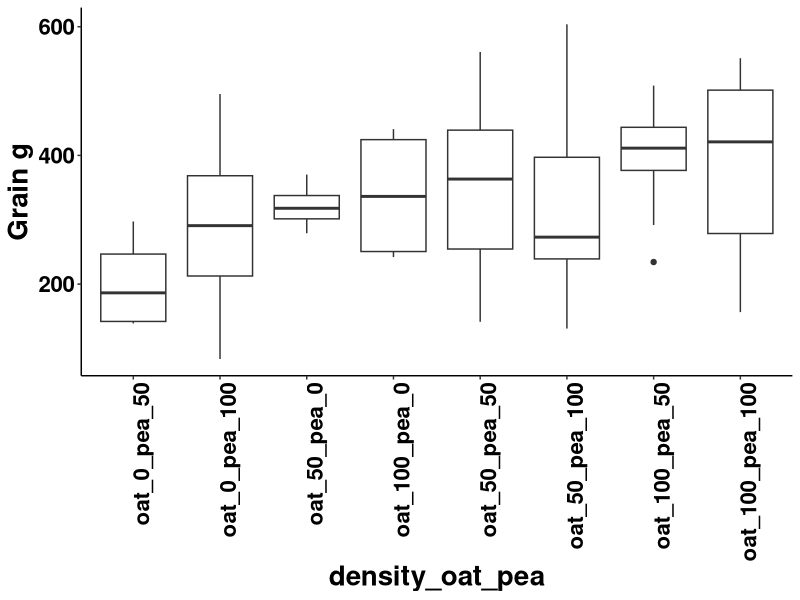
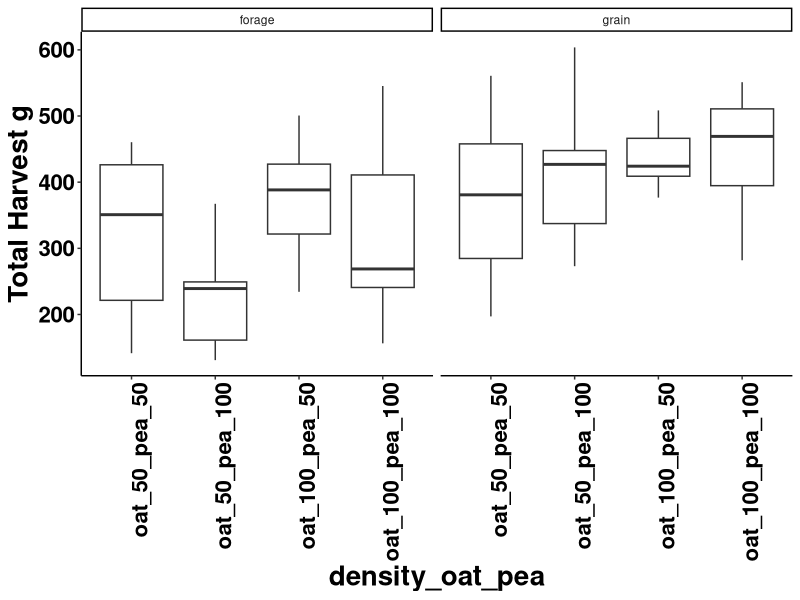
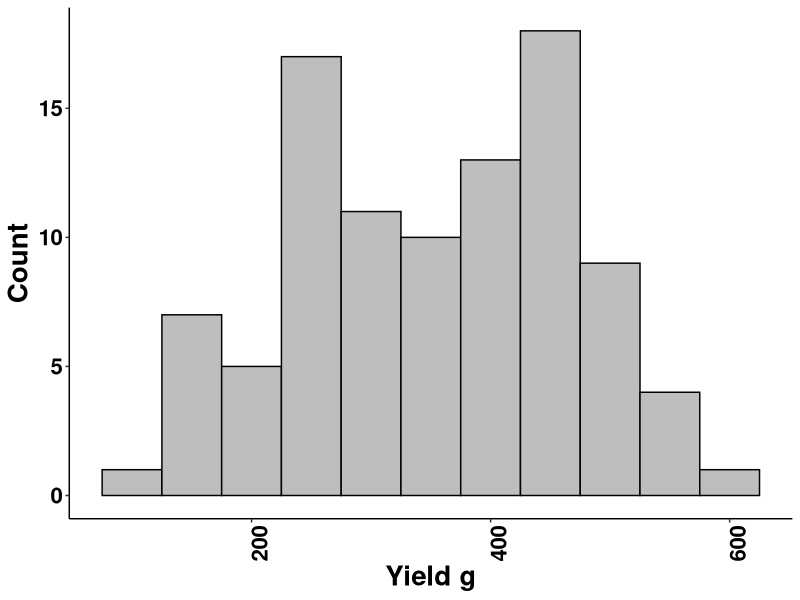
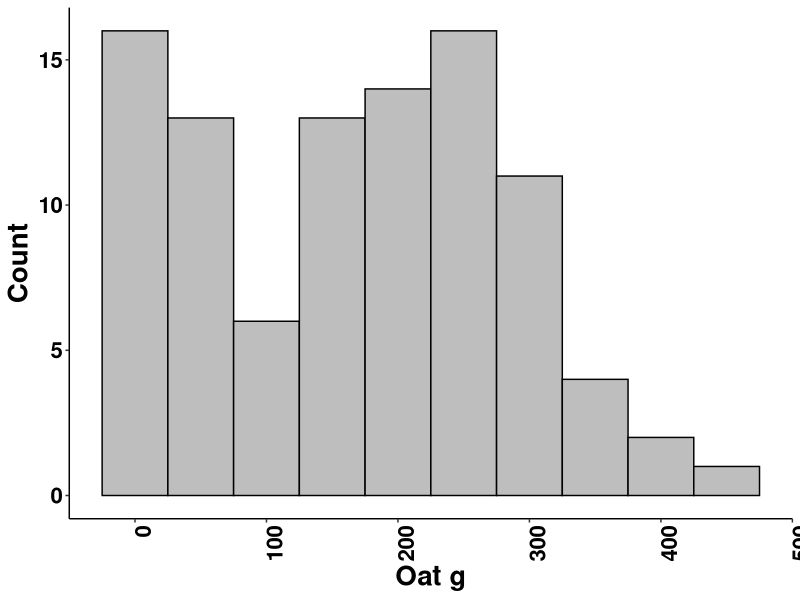
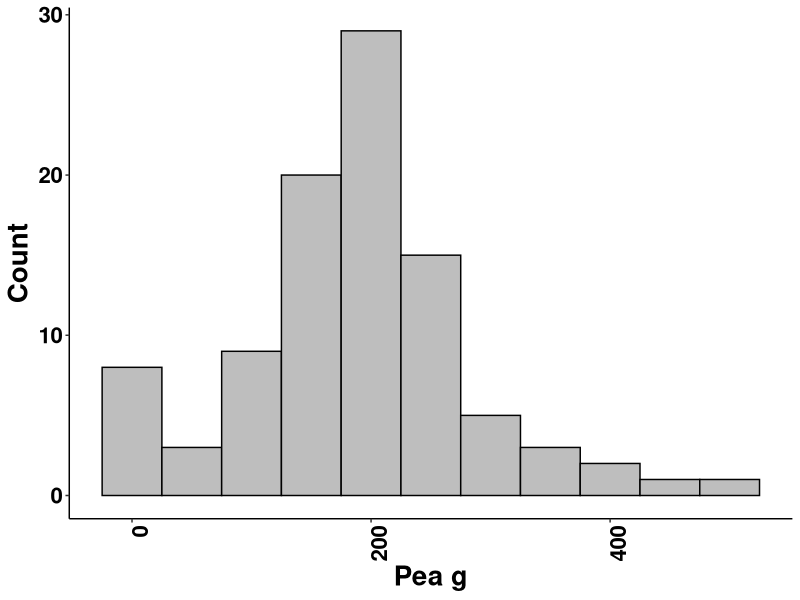
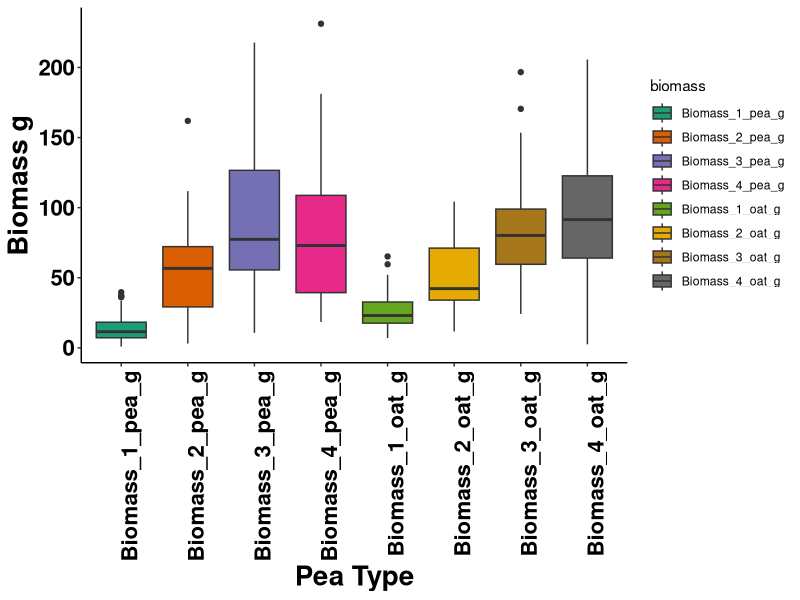
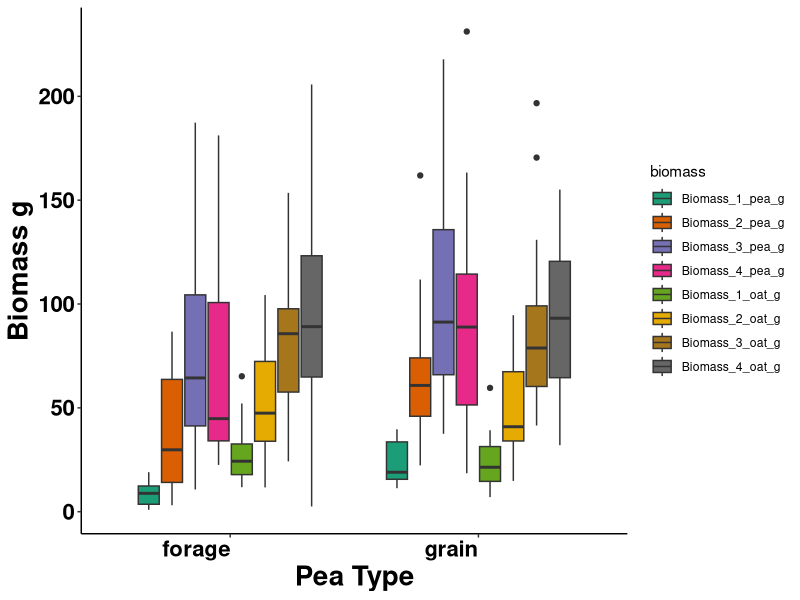

Reproduce these figures in R, in order.
## ---- chunk 1
knitr::opts_chunk$set(echo = TRUE,warning = FALSE, message = FALSE)
## ---- chunk 2
library(RColorBrewer)
library(tidyverse)
library(readxl)
library(kableExtra)
## ---- chunk 3
density <- read_excel("data/2023_oat_pea_data.xlsx", 
                      sheet = "density")
## ---- chunk 4

density %>% 
  select(pea_type,oat_grain_g, pea_grain_g,oatName,peaName,
         oatDens,peaDens,oat_percent,pea_percent) %>% 
  mutate(total_grain = (oat_grain_g + pea_grain_g))%>%
  mutate(inter_crop = str_c(oatName,"_",peaName)) %>%
  mutate(density_oat_pea = str_c("oat_",oat_percent,"_","pea_",pea_percent)) %>%

  filter(density_oat_pea != "oat_NA_pea_NA") %>% 
  mutate(density_oat_pea = fct_relevel(density_oat_pea, "oat_0_pea_50","oat_0_pea_100",
                                       "oat_50_pea_0","oat_100_pea_0",
                          "oat_50_pea_50",
                          "oat_50_pea_100", "oat_100_pea_50","oat_100_pea_100"   
                          )) %>% 
  
  ggplot(aes(density_oat_pea, total_grain))+
  geom_boxplot()+
  xlab("density_oat_pea")+
  ylab("Grain g")+
  scale_fill_brewer(palette="Dark2")+
  theme_classic()+
  theme(axis.text.x=element_text(angle = 90, hjust = 1))+
  theme(axis.text=element_text(size=20), axis.title=element_text(size=20,face="bold"))+
  theme(axis.text.x = element_text(face = "bold", color = "black", size = 16))+
  theme(axis.text.y = element_text(face = "bold", color = "black", size = 16))


## ---- chunk 5
density_df <-
density %>% 
  select(pea_type,oat_grain_g, pea_grain_g,oatName,peaName,
         oatDens,peaDens,oat_percent,pea_percent) %>% 
  mutate(total_grain = (oat_grain_g + pea_grain_g))%>%
  mutate(inter_crop = str_c(oatName,"_",peaName)) %>%
  mutate(density_oat_pea = str_c("oat_",oat_percent,"_","pea_",pea_percent)) %>%
  
  filter(density_oat_pea != "oat_NA_pea_NA") %>% 
  mutate(density_oat_pea = fct_relevel(density_oat_pea, "oat_0_pea_50","oat_0_pea_100",
                                       "oat_50_pea_0","oat_100_pea_0",
                                       "oat_50_pea_50",
                                       "oat_50_pea_100", "oat_100_pea_50","oat_100_pea_100"   
  ))


density_df  %>% 
  kable(align = "c") %>% 
  kable_classic(full_width=F,position = "left")%>% 
 scroll_box(width = "900px", height = "300px")



## ---- chunk 6


lm_density  <- lm((total_grain) ~ oatName + peaName + pea_percent + oat_percent+
                  oat_percent * pea_percent,data=density_df)

anova(lm_density)

lm_density  <- lm((oat_grain_g) ~ oatName + peaName + pea_percent + oat_percent+
                  oat_percent * pea_percent,data=density_df)

anova(lm_density)

lm_density  <- lm((pea_grain_g) ~ oatName + peaName + pea_percent + oat_percent+
                  oat_percent * pea_percent,data=density_df)

anova(lm_density)








## ---- chunk 7


lm_density  <- lm((total_grain) ~ oatName + peaName + pea_percent + oat_percent + oatName * pea_percent ,data=density_df)

anova(lm_density)


lm_density  <- lm((oat_grain_g) ~ oatName + peaName + pea_percent + oat_percent + oatName * pea_percent ,data=density_df)

anova(lm_density)


lm_density  <- lm((pea_grain_g) ~ oatName + peaName + pea_percent + oat_percent + oatName * pea_percent ,data=density_df)

anova(lm_density)




## ---- chunk 8


lm_density  <- lm((total_grain) ~ oatName + peaName + pea_percent + oat_percent + peaName * oat_percent ,data=density_df)

anova(lm_density)


lm_density  <- lm((oat_grain_g) ~ oatName + peaName + pea_percent + oat_percent + peaName * oat_percent ,data=density_df)

anova(lm_density)


lm_density  <- lm((pea_grain_g) ~ oatName + peaName + pea_percent + oat_percent + peaName * oat_percent ,data=density_df)

anova(lm_density)




## ---- chunk 9

density %>% 
  select(pea_type,oat_grain_g, pea_grain_g,oatName,peaName,
         oatDens,peaDens,oat_percent,pea_percent) %>% 
  mutate(total_grain = (oat_grain_g + pea_grain_g))%>%
  mutate(inter_crop = str_c(oatName,"_",peaName)) %>%
  mutate(density_oat_pea = str_c("oat_",oat_percent,"_","pea_",pea_percent)) %>%
  
  filter(density_oat_pea != "oat_NA_pea_NA") %>% 
  mutate(density_oat_pea = fct_relevel(density_oat_pea, "oat_0_pea_50","oat_0_pea_100",
                                       "oat_50_pea_0","oat_100_pea_0",
                                       "oat_50_pea_50",
                                       "oat_50_pea_100", "oat_100_pea_50","oat_100_pea_100"   
  )) %>%
  filter(density_oat_pea %in% c("oat_50_pea_50",
                                       "oat_50_pea_100", 
                                       "oat_100_pea_50",
                                       "oat_100_pea_100")) %>% 
  
  ggplot(aes(density_oat_pea, total_grain))+
  geom_boxplot()+
  xlab("density_oat_pea")+
  ylab("Total Harvest g")+
  scale_fill_brewer(palette="Dark2")+
  theme_classic()+
  theme(axis.text.x=element_text(angle = 90, hjust = 1))+
  theme(axis.text=element_text(size=20), axis.title=element_text(size=20,face="bold"))+
  theme(axis.text.x = element_text(face = "bold", color = "black", size = 16))+
  theme(axis.text.y = element_text(face = "bold", color = "black", size = 16))+
  facet_wrap(~pea_type)



## ---- chunk 10

density_no_0 <- density_df %>% 
  filter(density_oat_pea %in% c("oat_50_pea_50",
                                       "oat_50_pea_100", 
                                       "oat_100_pea_50",
                                       "oat_100_pea_100")) 

lm_density  <- lm((total_grain) ~ oatName + pea_type + oat_percent + pea_percent + 
                  pea_type * pea_percent,data=density_no_0)

anova(lm_density)

lm_density  <- lm((oat_grain_g) ~ oatName + pea_type + oat_percent + pea_percent + 
                  pea_type * pea_percent,data=density_no_0)

anova(lm_density)

lm_density  <- lm((pea_grain_g) ~ oatName + pea_type + oat_percent + pea_percent + 
                  pea_type * pea_percent,data=density_no_0)

anova(lm_density)



## ---- chunk 11

density_df %>% 
  ggplot(aes(total_grain))+
  geom_histogram(binwidth=50, color="black", fill="grey")+
  xlab("Yield g")+
  ylab("Count")+
  scale_fill_brewer(palette="Dark2")+
  theme_classic()+
  theme(axis.text.x=element_text(angle = 90, hjust = 1))+
  theme(axis.text=element_text(size=20), axis.title=element_text(size=20,face="bold"))+
  theme(axis.text.x = element_text(face = "bold", color = "black", size = 16))+
  theme(axis.text.y = element_text(face = "bold", color = "black", size = 16))

density_df %>% 
  ggplot(aes(oat_grain_g))+
  geom_histogram(binwidth=50, color="black", fill="grey")+
  xlab("Oat g")+
  ylab("Count")+
  scale_fill_brewer(palette="Dark2")+
  theme_classic()+
  theme(axis.text.x=element_text(angle = 90, hjust = 1))+
  theme(axis.text=element_text(size=20), axis.title=element_text(size=20,face="bold"))+
  theme(axis.text.x = element_text(face = "bold", color = "black", size = 16))+
  theme(axis.text.y = element_text(face = "bold", color = "black", size = 16))

density_df %>% 
  ggplot(aes(pea_grain_g))+
  geom_histogram(binwidth=50, color="black", fill="grey")+
  xlab("Pea g")+
  ylab("Count")+
  scale_fill_brewer(palette="Dark2")+
  theme_classic()+
  theme(axis.text.x=element_text(angle = 90, hjust = 1))+
  theme(axis.text=element_text(size=20), axis.title=element_text(size=20,face="bold"))+
  theme(axis.text.x = element_text(face = "bold", color = "black", size = 16))+
  theme(axis.text.y = element_text(face = "bold", color = "black", size = 16))

## ---- chunk 12

density %>% 
  
  select(`pea_type`,peaName,Biomass_1_pea_g,Biomass_1_oat_g,
         Biomass_2_pea_g,Biomass_2_oat_g,
         Biomass_3_pea_g,Biomass_3_oat_g,
         Biomass_4_pea_g,Biomass_4_oat_g) %>% 
  filter(pea_type != "na") %>%
  pivot_longer(Biomass_1_pea_g:Biomass_4_oat_g, names_to = "biomass", 
               values_to = "biomass_g") %>% 
  mutate(biomass = as.factor(biomass)) %>%
  mutate(biomass_g = as.numeric(biomass_g)) %>%
  mutate(biomass = fct_relevel(biomass, "Biomass_1_pea_g",
                               "Biomass_2_pea_g","Biomass_3_pea_g","Biomass_4_pea_g",
                               "Biomass_1_oat_g","Biomass_2_oat_g",
                               "Biomass_3_oat_g",
                               "Biomass_4_oat_g")) %>%
  
  ggplot(aes(biomass,`biomass_g`,fill=biomass))+
  geom_boxplot() +
  xlab("Pea Type")+
  ylab("Biomass g")+
  scale_fill_brewer(palette="Dark2")+
  theme_classic()+
  theme(axis.text.x=element_text(angle = 90, hjust = 1))+
  theme(axis.text=element_text(size=20), axis.title=element_text(size=20,face="bold"))+
  theme(axis.text.x = element_text(face = "bold", color = "black", size = 16))+
  theme(axis.text.y = element_text(face = "bold", color = "black", size = 16))




## ---- chunk 13

density %>% 
  
  select(`pea_type`,peaName,Biomass_1_pea_g,Biomass_1_oat_g,
         Biomass_2_pea_g,Biomass_2_oat_g,
         Biomass_3_pea_g,Biomass_3_oat_g,
         Biomass_4_pea_g,Biomass_4_oat_g) %>% 
  filter(pea_type != "na") %>%
  pivot_longer(Biomass_1_pea_g:Biomass_4_oat_g, names_to = "biomass", 
               values_to = "biomass_g") %>% 
  mutate(biomass = as.factor(biomass)) %>%
  mutate(biomass_g = as.numeric(biomass_g)) %>%
  mutate(biomass = fct_relevel(biomass, "Biomass_1_pea_g",
                               "Biomass_2_pea_g","Biomass_3_pea_g","Biomass_4_pea_g",
                               "Biomass_1_oat_g","Biomass_2_oat_g",
                               "Biomass_3_oat_g",
                               "Biomass_4_oat_g")) %>%
  
  ggplot(aes(`pea_type`,`biomass_g`,fill=biomass))+
  geom_boxplot() +
  xlab("Pea Type")+
  ylab("Biomass g")+
  scale_fill_brewer(palette="Dark2")+
  theme_classic()+
  theme(axis.text.x=element_text(angle = 0, hjust = 1))+
  theme(axis.text=element_text(size=20), axis.title=element_text(size=20,face="bold"))+
  theme(axis.text.x = element_text(face = "bold", color = "black", size = 16))+
  theme(axis.text.y = element_text(face = "bold", color = "black", size = 16))
